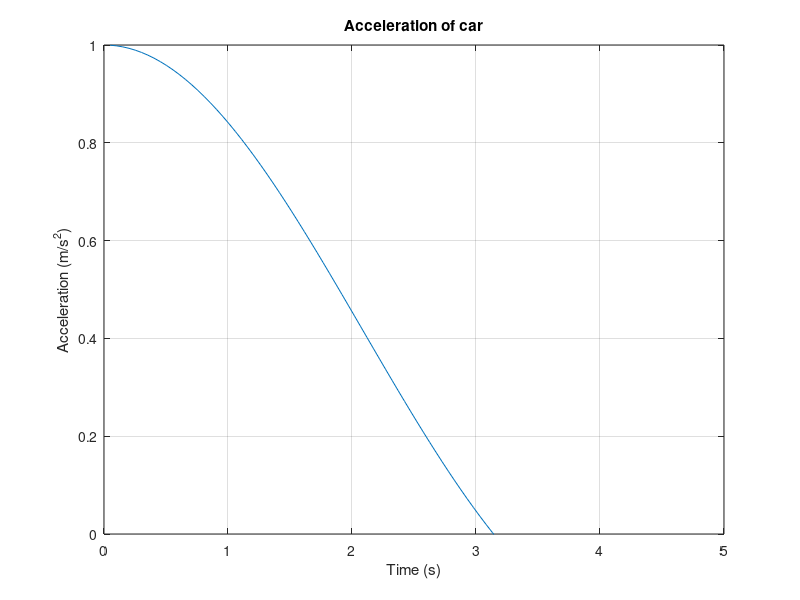

Source code (MATLAB):
x = linspace(0, 5, 100);
y = sin(x)./x;

figure
plot(x, y);
grid on
title('Acceleration of car')
xlabel('Time (s)')
ylabel('Acceleration (m/s^2)')
axis([0 5 0 1])
